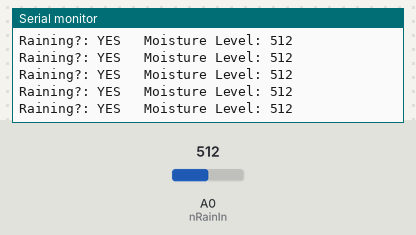
Recording of a sketch running on a simulated Arduino Uno, built with avr-gcc and run on an emulated ATmega328P. On the bench: the last lines printed to the serial monitor. Inputs (shaded band) come from the test bench; at power-on: A0 (nRainIn) = 512.

Above: at 1.2 s.
1.3 s: A0 (nRainIn) set to 716
At 1.56 s:
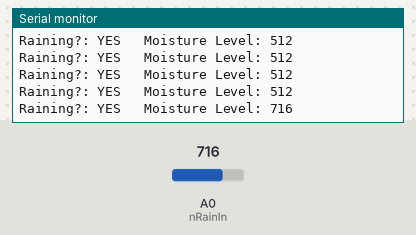
2.8 s: A0 (nRainIn) set to 900
At 2.96 s:
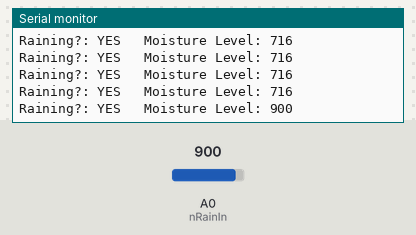
Timing chart, 0 to 5.8 s (numbered marks = the images above; inputs shaded):
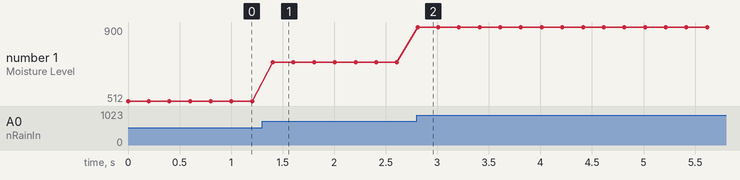

Measured:
- after the input at 1.3 s, the serial monitor: prints a new line after 0.10 s (image 1)
- after the input at 2.8 s, the serial monitor: prints a new line at once (image 2)
- plotted number 1: 512 → 716 after the input at 1.3 s, 716 → 900 after the input at 2.8 s

The sketch:

raindrop_sensor.ino
```cpp
int nRainIn = A0;
int nRainDigitalIn = 0;
int nRainVal;
boolean bIsRaining = false;
String strRaining;


void setup() {
  Serial.begin(115200);
  pinMode(2,INPUT);
}
void loop() {
  nRainVal = analogRead(nRainIn);
  bIsRaining = !(digitalRead(nRainDigitalIn));

  if(bIsRaining){
    strRaining = "YES";
  }
  else{
    strRaining = "NO";
  }

  Serial.print("Raining?: ");
  Serial.print(strRaining);
  Serial.print("\t Moisture Level: ");
  Serial.println(nRainVal);

  delay(200);

}
```
